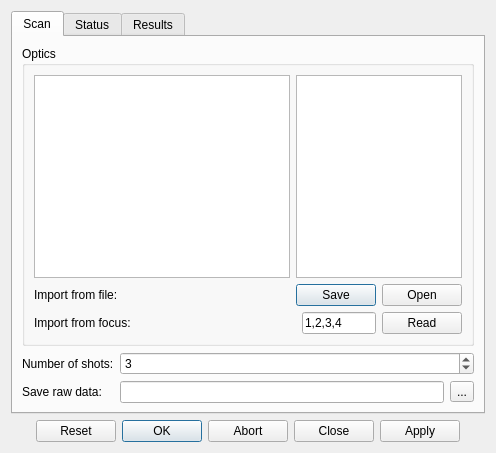
<?xml version="1.0" encoding="UTF-8"?>
<ui version="4.0">
 <class>Form</class>
 <widget class="QWidget" name="Form">
  <property name="geometry">
   <rect>
    <x>0</x>
    <y>0</y>
    <width>492</width>
    <height>453</height>
   </rect>
  </property>
  <property name="windowTitle">
   <string>Form</string>
  </property>
  <layout class="QVBoxLayout">
   <item>
    <widget class="QTabWidget" name="ctrl_tab">
     <property name="currentIndex">
      <number>0</number>
     </property>
     <widget class="QWidget" name="tab_settings">
      <attribute name="title">
       <string>Scan</string>
      </attribute>
      <layout class="QFormLayout">
       <item row="0" column="0" colspan="2">
        <widget class="QGroupBox" name="groupBox">
         <property name="title">
          <string>Optics</string>
         </property>
         <layout class="QFormLayout">
          <item row="0" column="0">
           <widget class="QListWidget" name="ctrl_quads">
            <property name="sizePolicy">
             <sizepolicy hsizetype="MinimumExpanding" vsizetype="Expanding">
              <horstretch>0</horstretch>
              <verstretch>0</verstretch>
             </sizepolicy>
            </property>
            <property name="selectionMode">
             <enum>QAbstractItemView::ExtendedSelection</enum>
            </property>
           </widget>
          </item>
          <item row="0" column="1">
           <widget class="QPlainTextEdit" name="ctrl_optics">
            <property name="sizePolicy">
             <sizepolicy hsizetype="Expanding" vsizetype="Expanding">
              <horstretch>1</horstretch>
              <verstretch>0</verstretch>
             </sizepolicy>
            </property>
           </widget>
          </item>
          <item row="1" column="0">
           <widget class="QLabel" name="label">
            <property name="text">
             <string>Import from file:</string>
            </property>
           </widget>
          </item>
          <item row="1" column="1">
           <widget class="QDialogButtonBox" name="btns_io">
            <property name="standardButtons">
             <set>QDialogButtonBox::Open|QDialogButtonBox::Save</set>
            </property>
           </widget>
          </item>
          <item row="2" column="0">
           <widget class="QLabel" name="label">
            <property name="text">
             <string>Import from focus:</string>
            </property>
           </widget>
          </item>
          <item row="2" column="1">
           <layout class="QFormLayout">
            <item row="1" column="1">
             <layout class="QHBoxLayout">
              <item>
               <widget class="QLineEdit" name="ctrl_focus">
                <property name="text">
                 <string>1,2,3,4</string>
                </property>
               </widget>
              </item>
              <item>
               <widget class="QPushButton" name="btn_focus">
                <property name="text">
                 <string>Read</string>
                </property>
               </widget>
              </item>
             </layout>
            </item>
           </layout>
          </item>
         </layout>
        </widget>
       </item>
       <item row="1" column="0">
        <widget class="QLabel" name="label">
         <property name="text">
          <string>Number of shots:</string>
         </property>
        </widget>
       </item>
       <item row="1" column="1">
        <widget class="QSpinBox" name="ctrl_numshots">
         <property name="minimum">
          <number>1</number>
         </property>
         <property name="value">
          <number>3</number>
         </property>
        </widget>
       </item>
       <item row="2" column="0">
        <widget class="QLabel" name="label">
         <property name="text">
          <string>Save raw data:</string>
         </property>
        </widget>
       </item>
       <item row="2" column="1">
        <layout class="QHBoxLayout">
         <item>
          <widget class="QLineEdit" name="ctrl_file">
           <property name="readOnly">
            <bool>true</bool>
           </property>
          </widget>
         </item>
         <item>
          <widget class="QToolButton" name="btn_file">
           <property name="text">
            <string>...</string>
           </property>
          </widget>
         </item>
        </layout>
       </item>
      </layout>
     </widget>
     <widget class="QWidget" name="tab_status">
      <attribute name="title">
       <string>Status</string>
      </attribute>
      <layout class="QVBoxLayout">
       <item>
        <widget class="QPlainTextEdit" name="ctrl_log">
         <property name="readOnly">
          <bool>true</bool>
         </property>
        </widget>
       </item>
       <item>
        <widget class="QProgressBar" name="ctrl_progress">
         <property name="value">
          <number>0</number>
         </property>
        </widget>
       </item>
      </layout>
     </widget>
     <widget class="QWidget" name="tab_results">
      <attribute name="title">
       <string>Results</string>
      </attribute>
      <layout class="QHBoxLayout">
       <item>
        <widget class="TableView" name="ctrl_results">
         <property name="alternatingRowColors">
          <bool>true</bool>
         </property>
        </widget>
       </item>
      </layout>
     </widget>
    </widget>
   </item>
   <item>
    <widget class="QDialogButtonBox" name="btns">
     <property name="standardButtons">
      <set>QDialogButtonBox::Abort|QDialogButtonBox::Apply|QDialogButtonBox::Close|QDialogButtonBox::Ok|QDialogButtonBox::Reset</set>
     </property>
     <property name="centerButtons">
      <bool>true</bool>
     </property>
    </widget>
   </item>
  </layout>
 </widget>
 <customwidgets>
  <customwidget>
   <class>TableView</class>
   <extends>QTableView</extends>
   <header>madgui/widget/tableview.h</header>
  </customwidget>
 </customwidgets>
 <resources/>
 <connections/>
</ui>
